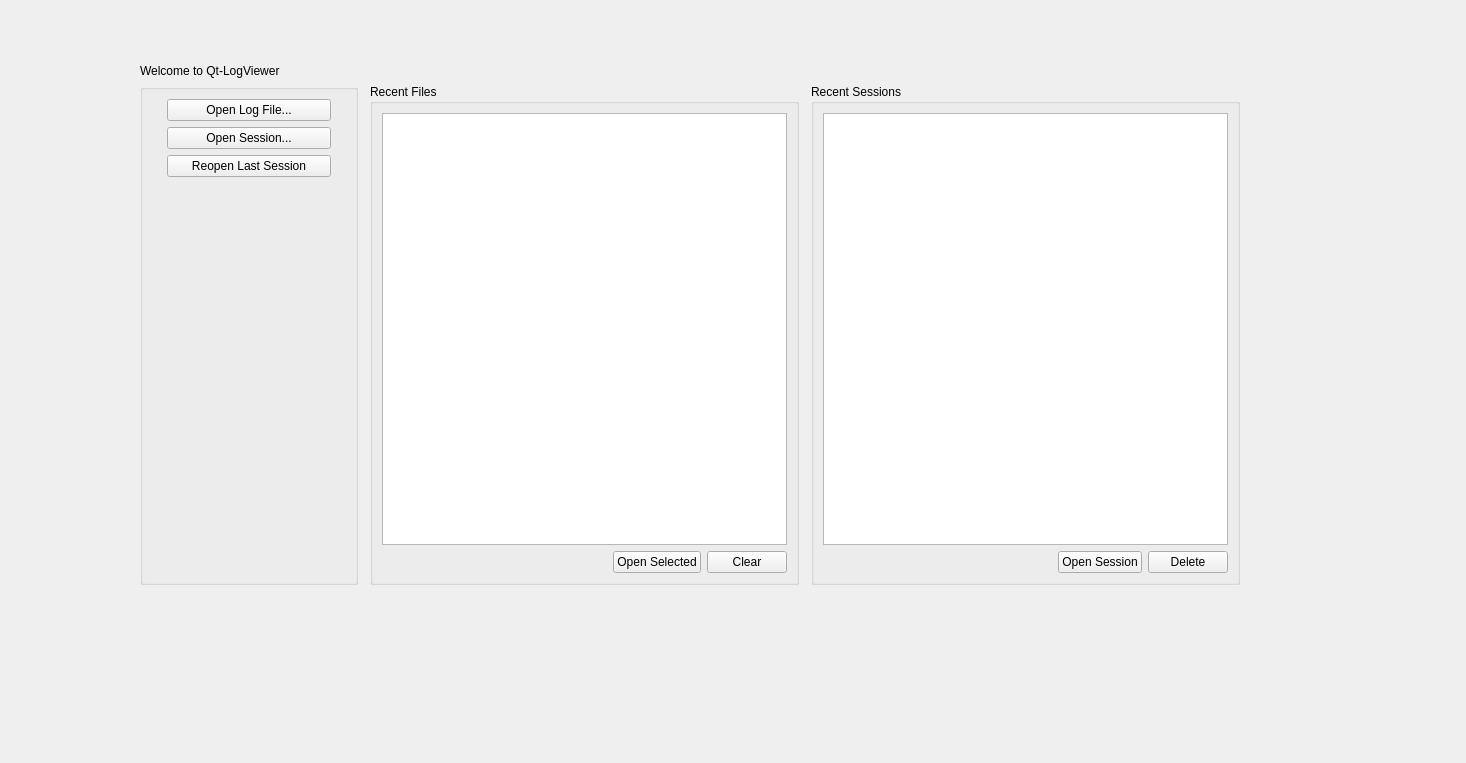
<?xml version="1.0" encoding="UTF-8"?>
<ui version="4.0">
 <class>StartPageWidget</class>
 <widget class="QWidget" name="StartPageWidget">
  <property name="geometry">
   <rect>
    <x>0</x>
    <y>0</y>
    <width>1466</width>
    <height>763</height>
   </rect>
  </property>
  <property name="windowTitle">
   <string>Form</string>
  </property>
  <layout class="QGridLayout" name="gridLayout" rowstretch="2,15,5" columnstretch="3,25,0,5">
   <item row="0" column="1">
    <widget class="QLabel" name="welcomeLabel">
     <property name="text">
      <string>Welcome to Qt-LogViewer</string>
     </property>
     <property name="alignment">
      <set>Qt::AlignBottom|Qt::AlignLeading|Qt::AlignLeft</set>
     </property>
    </widget>
   </item>
   <item row="0" column="2">
    <spacer name="verticalSpacer_3">
     <property name="orientation">
      <enum>Qt::Vertical</enum>
     </property>
     <property name="sizeType">
      <enum>QSizePolicy::Preferred</enum>
     </property>
     <property name="sizeHint" stdset="0">
      <size>
       <width>20</width>
       <height>99</height>
      </size>
     </property>
    </spacer>
   </item>
   <item row="1" column="0">
    <spacer name="horizontalSpacer_3">
     <property name="orientation">
      <enum>Qt::Horizontal</enum>
     </property>
     <property name="sizeType">
      <enum>QSizePolicy::Preferred</enum>
     </property>
     <property name="sizeHint" stdset="0">
      <size>
       <width>270</width>
       <height>20</height>
      </size>
     </property>
    </spacer>
   </item>
   <item row="1" column="1" colspan="2">
    <layout class="QHBoxLayout" name="horizontalLayout_4" stretch="1,4">
     <property name="spacing">
      <number>12</number>
     </property>
     <property name="sizeConstraint">
      <enum>QLayout::SetMinimumSize</enum>
     </property>
     <item>
      <widget class="QGroupBox" name="groupBox_3">
       <property name="title">
        <string/>
       </property>
       <property name="alignment">
        <set>Qt::AlignLeading|Qt::AlignLeft|Qt::AlignVCenter</set>
       </property>
       <layout class="QVBoxLayout" name="verticalLayout_3">
        <property name="leftMargin">
         <number>24</number>
        </property>
        <property name="rightMargin">
         <number>24</number>
        </property>
        <item>
         <widget class="QPushButton" name="openFileButton">
          <property name="text">
           <string>Open Log File...</string>
          </property>
         </widget>
        </item>
        <item>
         <widget class="QPushButton" name="openSessionButton">
          <property name="text">
           <string>Open Session...</string>
          </property>
         </widget>
        </item>
        <item>
         <widget class="QPushButton" name="reopenSessionButton">
          <property name="text">
           <string>Reopen Last Session</string>
          </property>
         </widget>
        </item>
        <item>
         <spacer name="verticalSpacer">
          <property name="orientation">
           <enum>Qt::Vertical</enum>
          </property>
          <property name="sizeHint" stdset="0">
           <size>
            <width>20</width>
            <height>40</height>
           </size>
          </property>
         </spacer>
        </item>
       </layout>
      </widget>
     </item>
     <item>
      <layout class="QHBoxLayout" name="horizontalLayout_3">
       <property name="spacing">
        <number>12</number>
       </property>
       <property name="topMargin">
        <number>0</number>
       </property>
       <item>
        <widget class="QGroupBox" name="groupBox">
         <property name="title">
          <string>Recent Files</string>
         </property>
         <layout class="QVBoxLayout" name="verticalLayout">
          <item>
           <widget class="QListView" name="recentFilesView">
            <property name="alternatingRowColors">
             <bool>true</bool>
            </property>
            <property name="selectionMode">
             <enum>QAbstractItemView::SingleSelection</enum>
            </property>
            <property name="spacing">
             <number>4</number>
            </property>
            <property name="uniformItemSizes">
             <bool>true</bool>
            </property>
           </widget>
          </item>
          <item>
           <layout class="QHBoxLayout" name="horizontalLayout">
            <item>
             <spacer name="horizontalSpacer_2">
              <property name="orientation">
               <enum>Qt::Horizontal</enum>
              </property>
              <property name="sizeHint" stdset="0">
               <size>
                <width>40</width>
                <height>20</height>
               </size>
              </property>
             </spacer>
            </item>
            <item>
             <widget class="QPushButton" name="openSelectedFileButton">
              <property name="text">
               <string>Open Selected</string>
              </property>
             </widget>
            </item>
            <item>
             <widget class="QPushButton" name="clearRecentFilesButton">
              <property name="text">
               <string>Clear</string>
              </property>
             </widget>
            </item>
           </layout>
          </item>
         </layout>
        </widget>
       </item>
       <item>
        <widget class="QGroupBox" name="groupBox_2">
         <property name="title">
          <string>Recent Sessions</string>
         </property>
         <layout class="QVBoxLayout" name="verticalLayout_2">
          <item>
           <widget class="QListView" name="recentSessionsView">
            <property name="alternatingRowColors">
             <bool>true</bool>
            </property>
            <property name="selectionMode">
             <enum>QAbstractItemView::SingleSelection</enum>
            </property>
            <property name="spacing">
             <number>4</number>
            </property>
            <property name="uniformItemSizes">
             <bool>true</bool>
            </property>
           </widget>
          </item>
          <item>
           <layout class="QHBoxLayout" name="horizontalLayout_2">
            <item>
             <spacer name="horizontalSpacer">
              <property name="orientation">
               <enum>Qt::Horizontal</enum>
              </property>
              <property name="sizeHint" stdset="0">
               <size>
                <width>40</width>
                <height>20</height>
               </size>
              </property>
             </spacer>
            </item>
            <item>
             <widget class="QPushButton" name="openSelectedSessionButton">
              <property name="text">
               <string>Open Session</string>
              </property>
             </widget>
            </item>
            <item>
             <widget class="QPushButton" name="deleteSessionButton">
              <property name="text">
               <string>Delete</string>
              </property>
             </widget>
            </item>
           </layout>
          </item>
         </layout>
        </widget>
       </item>
      </layout>
     </item>
    </layout>
   </item>
   <item row="1" column="3">
    <spacer name="horizontalSpacer_4">
     <property name="orientation">
      <enum>Qt::Horizontal</enum>
     </property>
     <property name="sizeType">
      <enum>QSizePolicy::Preferred</enum>
     </property>
     <property name="sizeHint" stdset="0">
      <size>
       <width>270</width>
       <height>20</height>
      </size>
     </property>
    </spacer>
   </item>
   <item row="2" column="2">
    <spacer name="verticalSpacer_2">
     <property name="orientation">
      <enum>Qt::Vertical</enum>
     </property>
     <property name="sizeType">
      <enum>QSizePolicy::Preferred</enum>
     </property>
     <property name="sizeHint" stdset="0">
      <size>
       <width>20</width>
       <height>186</height>
      </size>
     </property>
    </spacer>
   </item>
  </layout>
 </widget>
 <resources/>
 <connections/>
</ui>
